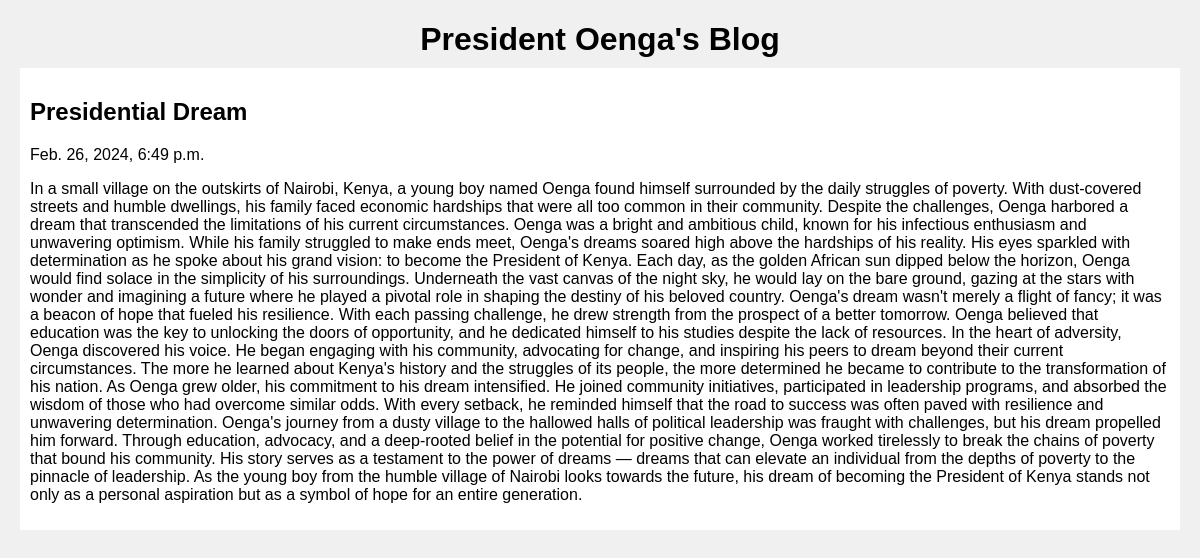
The app's page /poster/1 with its own data.
### Posts/models.py (models this page shows)
class Post(models.Model):
    title = models.CharField(max_length=100)
    created_at = models.DateTimeField(default=datetime.now(), blank=True)
    text = models.CharField(max_length=1000000)

### Posts/views.py (the view)
# urls.py: path("poster/<str:pk>", views.poster, name="poster")
def poster(request, pk):
    posts = Post.objects.get(id=pk)
    return render(request, "posts.html", {'posts': posts})

### templates/posts.html (shortened to what this page needs)
<!DOCTYPE html>
<html lang="en">
<head>
    <h1 class="head">President Oenga's Blog</h1>
</head>
<body>
<section>
    <div>
        <h2>{{posts.title}}</h2>
        <p>{{posts.created_at}}</p>
        <p>{{posts.text}}</p>
    </div>
</section>
</body>
</html>

### templates/posts.html (style rules this page uses)
body { font-family: 'Arial', sans-serif; background-color: #f0f0f0; margin: 20px; }
.head { text-align: center; margin-bottom: 10px; }
section { margin-bottom: 20px; padding: 10px; background-color: #ffffff; }

### records on screen
Post: title "Presidential Dream", created_at "Feb. 26, 2024, 6:49 p.m.", text "In a small village on the outskirts of Nairobi, Kenya, a young boy named Oenga found himself surrounded by the daily struggles of poverty. With dust-covered streets and humble dwellings, his family faced economic hardships that were all too common in their community. Despite the challenges, Oenga harbored a dream that transcended the limitations of his current circumstances. Oenga was a bright and ambitious child, known for his infectious enthusiasm and unwavering optimism. While his family struggled to make ends meet, Oenga's dreams soared high above the hardships of his reality. His eyes sparkled with determination as he spoke about his grand vision: to become the President of Kenya. Each…"
